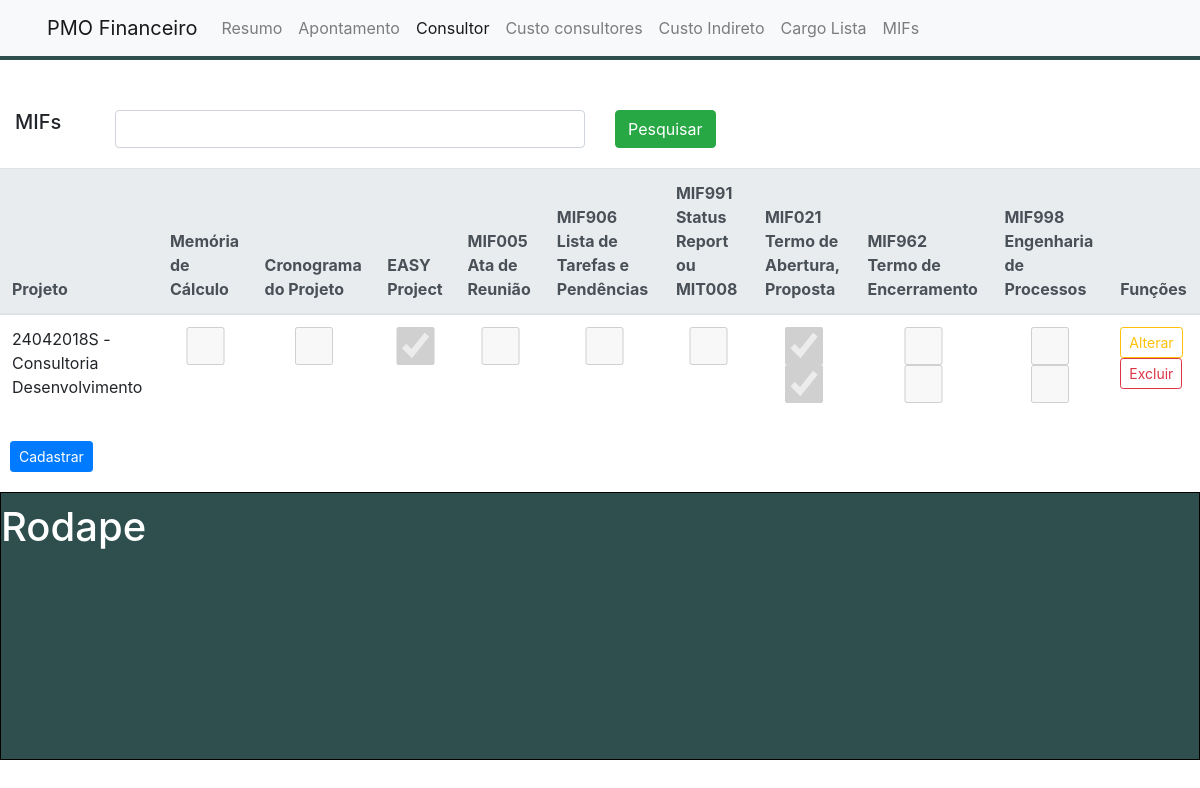
The app's page /mifs.php?acao=erro with its own data.
### tables this page shows
CREATE TABLE `mif` (
  `ID_MIF` int(11) NOT NULL,
  `PROJETO` varchar(250) NOT NULL,
  `MEMORIA_CALCULO` varchar(1) NOT NULL,
  `CRONOGRAMA_PROJ` varchar(1) NOT NULL,
  `EASY_PROJ` varchar(1) NOT NULL,
  `MIF_ATA` varchar(1) NOT NULL,
  `MIF_ABERTURA` varchar(1) NOT NULL,
  `MIF_ABERTURA_ASS` varchar(1) NOT NULL,
  `MIF_TAREFA` varchar(1) NOT NULL,
  `MIF_ENCERRAMENTO` varchar(1) NOT NULL,
  `MIF_ENCERRAMENTO_ASS` varchar(1) NOT NULL,
  `MIF_STATUS` varchar(1) NOT NULL,
  `MIF_ENGENHARIA` varchar(1) NOT NULL,
  `MIF_ENGENHARIA_ASS` varchar(1) NOT NULL
);

### mifs.php (the view, shortened to what this page needs)
<!DOCTYPE html>
<html lang="PT">
<head>
    <link href="css/bootstrap.min.css" rel="stylesheet">
    <link href="css/style.css" rel="stylesheet">
  <link rel="stylesheet" href="https://maxcdn.bootstrapcdn.com/bootstrap/4.1.3/css/bootstrap.min.css">
</head>
<body>
<div class="container-fluid">
<div class="wrapper">
   <header class="row">
		 <div id="menu" class="col-md-12">
			<nav class="navbar fixed-top navbar-expand-lg navbar-light bg-light">
			<div class="container-fluid">
				<a class="navbar-brand" href="#">
				  <a class="navbar-brand" href="#">
					<img src="img/test.png" width="30" alt="">PMO Financeiro
				  </a>
				</a>
				  <div class="collapse navbar-collapse" id="navbarSupportedContent">
					<ul class="navbar-nav mr-auto">
					  <li class="nav-item"><a class="nav-link" href="index.php">Resumo</a></li>
					  <li class="nav-item"><a class="nav-link" href="apontamento.php">Apontamento</a></li>
					  <li class="nav-item active"><a class="nav-link" href="consultor.php">Consultor</a></li>
					  <li class="nav-item"><a class="nav-link" href="custoconsultores.php">Custo consultores</a></li>
					  <li class="nav-item"><a class="nav-link" href="custoindireto.php">Custo Indireto</a></li>
					  <li class="nav-item"><a class="nav-link" href="cargolista.php">Cargo Lista</a><span class="sr-only">(current)</span></li>
					  <li class="nav-item"><a class="nav-link" href="mifs.php">MIFs</a></li>
					</ul>
				  </div>
		 </div>
		</nav>
	</div>
   </header>
	 <div class="row" id="linha_menu"><div class="col-md-12"></div></div>
	<div id="container2_index">
				<div class="row">
					<div class="col-md-1"><h5>MIFs</h5></div>
						<div class="col-md-5">
						 <form><input type="text" class="form-control" id="pesquisaMIFs"  placeholder=""></form>
						</div>
					   <div class="col-md-6"><button type="button" id="pesquisar" class="btn btn-success"><span class="glyphicon glyphicon-search"></span>Pesquisar</button> </div>
				</div>
		<div class="row" id="result_search_table">
		<div class="table-responsive">
		 <table class="table table-hover">
			<thead class="thead-light">
				<tr>
				<th scope="col">Projeto</th>
				<th scope="col">Memória de Cálculo</th>
				<th scope="col">Cronograma do Projeto</th>
				<th scope="col">EASY Project</th>
				<th scope="col">MIF005 Ata de Reunião</th>
				<th scope="col">MIF906 Lista de Tarefas e Pendências</th>
				<th scope="col">MIF991 Status Report ou MIT008</th>
				<th scope="col">MIF021 Termo de Abertura, Proposta</th>
				<th scope="col">MIF962 Termo de Encerramento</th>
				<th scope="col">MIF998 Engenharia de Processos</th>
				<th scope="col">Funções</th>
				</tr>
			</thead>
			  <tbody>
				  <form id="consultaMIFs" class="consultaMIFs">
					<?php
					include("conexao.php");
					$consultar=mysqli_query($conexao, "select * from MIF order by PROJETO ASC");
					while($tela=mysqli_fetch_array($consultar))
					{
						?>
					<tr>
					  <td scope="row">
						<?php echo $tela["PROJETO"];?>
					  </td>
					  <td>
								<?php
								if($tela["MEMORIA_CALCULO"]==1){?>
								<input type="checkbox" disabled checked="checked"  class="form-control"  name="MEMORIA_CALCULOP" value="1" placeholder="" >
								<?php }else{ ?>
								<input type="checkbox" disabled class="form-control" name="MEMORIA_CALCULOP" value="0" placeholder="" >
								<?php }?>
					  </td>
					  <td>
								<?php
								if($tela["CRONOGRAMA_PROJ"]==1){?>
								<input type="checkbox" disabled checked="checked" class="form-control"  name="CRONOGRAMA_PROJP" value="1" placeholder="" >
								<?php }else{ ?>
								<input type="checkbox" disabled class="form-control"  name="CRONOGRAMA_PROJP" value="0" placeholder="" >
								<?php }?>
					  </td>
					  <td>
								<?php
								if($tela["EASY_PROJ"]==1){?>
								<input type="checkbox" disabled checked="checked" class="form-control"  name="EASY_PROJP" value="1" placeholder="" >
								<?php }else{ ?>
								<input type="checkbox" disabled class="form-control"  name="EASY_PROJP" value="0" placeholder="" >
								<?php }?>
					  </td>
					  <td>
								<?php
								if($tela["MIF_ATA"]==1){?>
								<input type="checkbox" disabled checked="checked" class="form-control"  name="MIF_ATAP" value="1" placeholder="" >
								<?php }else{ ?>
								<input type="checkbox" disabled class="form-control"  name="MIF_ATAP" value="0" placeholder="" >
								<?php }?>
					  </td>
					  <td>
								<?php
								if($tela["MIF_TAREFA"]==1){?>
								<input type="checkbox" disabled checked="checked" class="form-control"  name="MIF_TAREFAP" value="1" placeholder="" >
								<?php }else{ ?>
								<input type="checkbox" disabled class="form-control"  name="MIF_TAREFAP" value="0" placeholder="" >
								<?php }?>
					  </td>
					  <td>
								<?php
								if($tela["MIF_STATUS"]==1){?>
								<input type="checkbox" disabled checked="checked" class="form-control"  name="MIF_STATUSP" value="1" placeholder="" >
								<?php }else{ ?>
								<input type="checkbox" disabled class="form-control"  name="MIF_STATUSP" value="0" placeholder="" >
								<?php }?>
					  </td>
					  <td>
								<?php
								if($tela["MIF_ABERTURA_ASS"]==1){?>
								<input type="checkbox" disabled checked="checked" class="form-control"  name="MIF_ABERTURA_ASSP" value="1" placeholder="" >
								<?php } else { ?>
								<input type="checkbox" disabled class="form-control"  name="MIF_ABERTURA_ASSP" value="1" placeholder="" >
								<?php }
								if($tela["MIF_ABERTURA"]==1){?>
								<input type="checkbox" disabled checked="checked" class="form-control"  name="MIF_ABERTURAP" value="1" placeholder="" >
								<?php } else { ?>
								<input type="checkbox" disabled class="form-control" name="MIF_ABERTURAP" value="1" placeholder="" >
								<?php }?>
					  </td>
					  <td>
								<?php
								if($tela["MIF_ENCERRAMENTO_ASS"]==1){?>
								<input type="checkbox" disabled checked="checked" class="form-control"  name="MIF_ENCERRAMENTO_ASSP" value="1" placeholder="" >
								<?php } else { ?>
								<input type="checkbox" disabled class="form-control"  name="MIF_ENCERRAMENTO_ASSP" value="0" placeholder="" >
								<?php }
								if($tela["MIF_ENCERRAMENTO"]==1){?>
								<input type="checkbox" disabled checked="checked" class="form-control"  name="MIF_ENCERRAMENTOP" value="1" placeholder="" >
								<?php } else { ?>
								<input type="checkbox" disabled class="form-control"  name="MIF_ENCERRAMENTOP" value="0" placeholder="" >
								<?php } ?>
					  </td>
					  <td>
								<?php
								if($tela["MIF_ENGENHARIA_ASS"]==1){?>
								<input type="checkbox" disabled checked="checked" class="form-control"  name="MIF_ENGENHARIA_ASSP" value="1" placeholder="" >
								<?php } else { ?>
								<input type="checkbox" disabled class="form-control"  name="MIF_ENGENHARIA_ASSP" value="0" placeholder="" >
								<?php }
								if($tela["MIF_ENGENHARIA"]==1){?>
								<input type="checkbox" disabled checked="checked" class="form-control"  name="MIF_ENGENHARIAP" value="1" placeholder="" >
								<?php } else { ?>
								<input type="checkbox" disabled class="form-control"  name="MIF_ENGENHARIAP" value="0" placeholder="" >
								<?php } ?>
					  </td>
					  <td>
					  <a href="mifs.php?id_MIFs=<?php echo $tela["ID_MIF"];?>" class="btn btn-outline-warning btn-sm">Alterar</a>
					  <a href="excluirMifs.php?id_MIFs=<?php echo $tela["ID_MIF"];?>"  id="excluirMifs" value="<?php echo $tela["ID_MIF"];?>" class="btn btn-outline-danger btn-sm">Excluir</a>
					  </td>
					</tr>
					<?php }mysqli_close($conexao);?>
					</form>
			  </tbody>
		    </table>
		 </div>
		</div>
			<div class="row" id="funcoesCargoLista">
				<button type="button" class="btn btn-primary btn-sm" data-toggle="modal" data-target="#ModalCadastraMIFs">Cadastrar</button>
			</div>
			   <footer id="rodape" class="row">
					<h1>Rodape</h1>
			   </footer>
</div>
</div>
</div>
</body>

### css/style.css (style rules this page uses)
.container, .container-fluid { padding-right:0px; padding-left: 0px; }
.row { margin-bottom: 0px; }
[class*="col-"],footer, nav, aside, section, div[role="main"] { padding-top: 10px; padding-bottom: 20px; }
#linha_menu { Background-color:#2F4F4F; }
#container2_index { padding-top: 40px; }
footer { margin-top:10px; border:1px solid #000; padding-bottom:200px; background-color:#2F4F4F; color:#ffffff; }
#funcoesCargoLista button { margin:10px; }

### records on screen
mif: PROJETO "24042018S - Consultoria Desenvolvimento", $tela["ID_MIF"] 22 (drawn)
